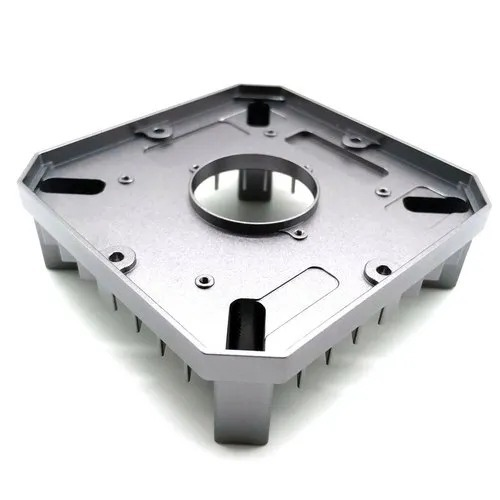
#> input picture data/industrial-die-casting-components-648.jpg, 500 x 500 px, found by its file name
$ python shape_count.py
#> lines starting #> are read from the running program, lines starting #| are printed output that depends on the picture; after the words box and inside, x2 and y2 are one past the last pixel; in counts of white or black regions, pixels touching at a corner belong together
import numpy as np
import cv2

# Load Image
img = cv2.imread('data\\industrial-die-casting-components-648.jpg')
#> img is the input picture: shape (500, 500, 3); mean B, G, R 216.8, 216, 215.9
imgGry = cv2.cvtColor(img, cv2.COLOR_BGR2GRAY)

# Thresholding
ret , thrash = cv2.threshold(imgGry, 240 , 255, cv2.THRESH_BINARY)
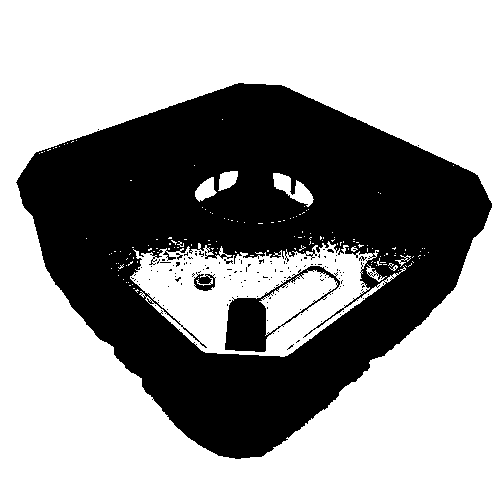
#> thrash: shape (500, 500); 61.6% white; 135 black regions (130 under 20 px)
contours , hierarchy = cv2.findContours(thrash, cv2.RETR_TREE, cv2.CHAIN_APPROX_SIMPLE)
#> contours = 480 contours, 455 with area under 20; largest, box (x1, y1, x2, y2) and area: (0, 0, 500, 500) 249001, (15, 82, 493, 460) 114138, (130, 241, 406, 357) 18540, (224, 265, 341, 353) 2694, (273, 173, 314, 207) 544

# Dictionary to Store Counts
shape_count = {
    'Triangle': 0,
    'Square': 0,
    'Rectangle': 0,
    'Pentagon': 0,
    'Circle': 0
}

# Loop over contours
for contour in contours:
    approx = cv2.approxPolyDP(contour, 0.01 * cv2.arcLength(contour, True), True)
    cv2.drawContours(img, [approx], 0, (0, 0, 255), 2)

    x = approx.ravel()[0]
    y = approx.ravel()[1] - 5

    sides = len(approx)

    if sides == 3:
        shape_name = "Triangle"
    elif sides == 4:
        x_, y_, w, h = cv2.boundingRect(approx)
        aspectRatio = float(w) / h
        if 0.95 <= aspectRatio < 1.05:
            shape_name = "Square"
        else:
            shape_name = "Rectangle"
    elif sides == 5:
        shape_name = "Pentagon"
    else:
        shape_name = "Circle"

    shape_count[shape_name] += 1
    cv2.putText(img, shape_name, (x, y), cv2.FONT_HERSHEY_COMPLEX, 0.5, (0, 0, 0))
#> this loop made 480 passes
#> (contour, approx, x, y, sides, x_, y_, w) on pass 58: ([[419, 255], [418, 256], [419, 255], [420, 255]], [[420, 255], [419, 255], [418, 256], [419, 255]], 420, 250, 4, 418, 255, 3)
#> (approx, x, y, sides, x_, y_, w, h) on passes 1, 2, 3, 4, 19, 26: ([[0, 0], [0, 499], [499, 499], [499, 0]], 0, -5, 4, 0, 0, 500, 500), ([[151, 399], [152, 398], [153, 399], [152, 400]], 151, 394, 4, 151, 398, 3, 3), ([[417, 145], [418, 144], [419, 145], [418, 146]], 417, 140, 4, 417, 144, 3, 3), ([[97, 129], [98, 128], [99, 129], [98, 130]], 97, 124, 4, 97, 128, 3, 3), ([[392, 269], [393, 268], [394, 269], [393, 270]], 392, 264, 4, 392, 268, 3, 3), ([[380, 278], [381, 277], [382, 278], [381, 279]], 380, 273, 4, 380, 277, 3, 3)
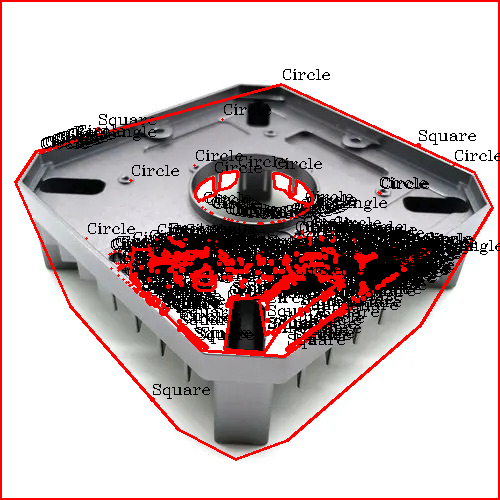
#> img: shape (500, 500, 3); 16.26% of pixels changed, all inside (x1, y1, x2, y2) = (0, 0, 500, 500)
#> after the loop, shape_count = {'Triangle': 4, 'Square': 206, 'Rectangle': 8, 'Pentagon': 1, 'Circle': 261}

# Display Count on Image
y0 = 20
for shape, count in shape_count.items():
    text = f"{shape} : {count}"
    cv2.putText(img, text, (10, y0), cv2.FONT_HERSHEY_COMPLEX, 0.6, (255, 0, 0), 1)
    y0 += 20
#> this loop made 5 passes
#> (shape, count, text, y0) on passes 1 to 5: ('Triangle', 4, 'Triangle : 4', 40), ('Square', 206, 'Square : 206', 60), ('Rectangle', 8, 'Rectangle : 8', 80), ('Pentagon', 1, 'Pentagon : 1', 100), ('Circle', 261, 'Circle : 261', 120)
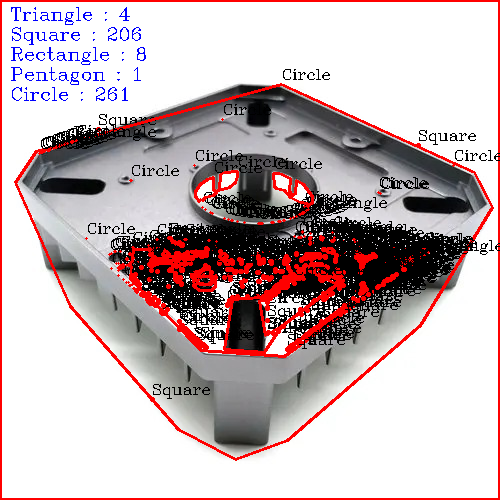
#> img: shape (500, 500, 3); 0.69% of pixels changed, all inside (x1, y1, x2, y2) = (11, 7, 146, 101)
#> after the loop, y0 = 120

# Show Result
cv2.imshow("Shape Detection & Counting", img)
cv2.waitKey(0)
cv2.destroyAllWindows()

$ run again, with data/square.jpg copied over data/industrial-die-casting-components-648.jpg
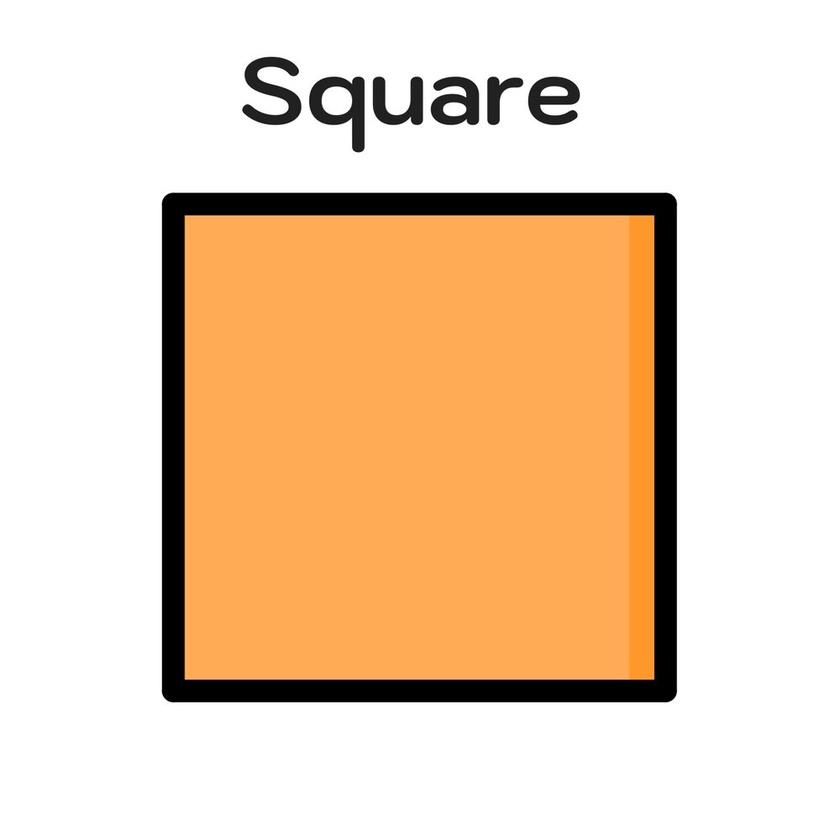
#> input picture data/square.jpg, 840 x 840 px, shrunk from 1000 x 1000 before the run, found by its file name
#> img is the input picture: shape (840, 840, 3); mean B, G, R 183.1, 209.9, 236.1
#> `ret , thrash = cv2.threshold(imgGry, 240 , 255, cv2.THRESH_BINARY)`:
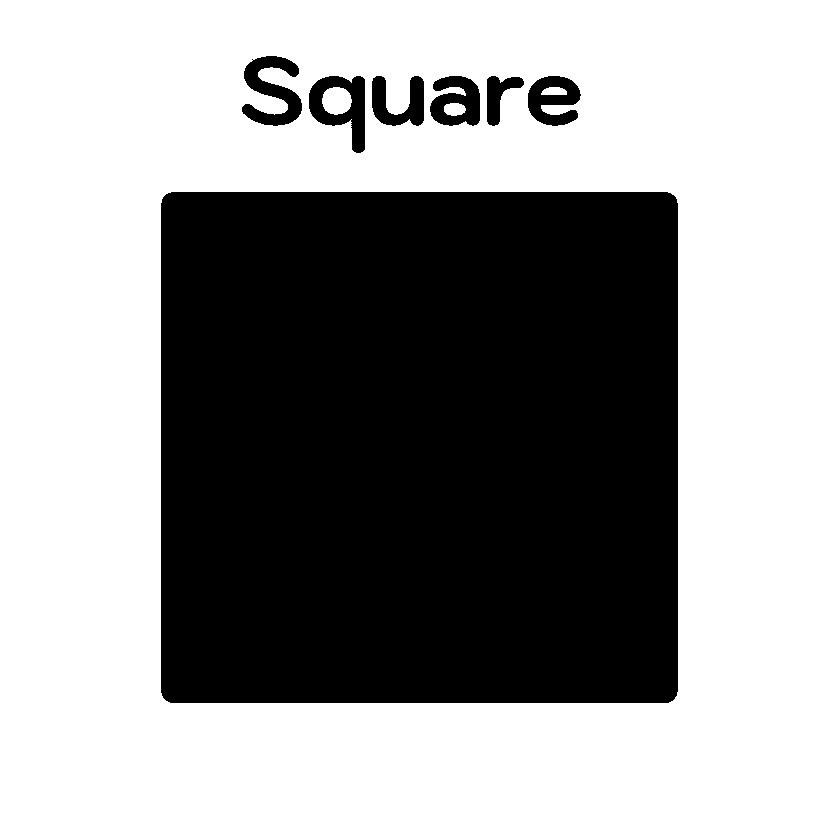
#> thrash: shape (840, 840); 61.1% white; 7 black regions
#> contours = 12 contours, 1 with area under 20; largest, box (x1, y1, x2, y2) and area: (0, 0, 840, 840) 703921, (160, 191, 679, 704) 265053, (308, 75, 366, 154) 2935, (241, 55, 303, 127) 2320, (429, 75, 481, 127) 2054
#> the loop `for contour in contours:` made 12 passes
#> (approx, x, y, sides, x_, y_, w, h) on passes 1, 2, 11: ([[0, 0], [0, 839], [839, 839], [839, 0]], 0, -5, 4, 0, 0, 840, 840), ([[162, 197], [673, 194], [675, 698], [166, 701]], 162, 192, 4, 162, 194, 514, 508), ([[251, 59], [252, 58], [253, 59], [252, 60]], 251, 54, 4, 251, 58, 3, 3)
#> after the loop `for contour in contours:`: shape_count = {'Triangle': 0, 'Square': 3, 'Rectangle': 0, 'Pentagon': 0, 'Circle': 9}
#> the loop `for shape, count in shape_count.items():` made 5 passes
#> (shape, count, text, y0) on passes 1 to 5: ('Triangle', 0, 'Triangle : 0', 40), ('Square', 3, 'Square : 3', 60), ('Rectangle', 0, 'Rectangle : 0', 80), ('Pentagon', 0, 'Pentagon : 0', 100), ('Circle', 9, 'Circle : 9', 120)
#> after the loop `for shape, count in shape_count.items():`:
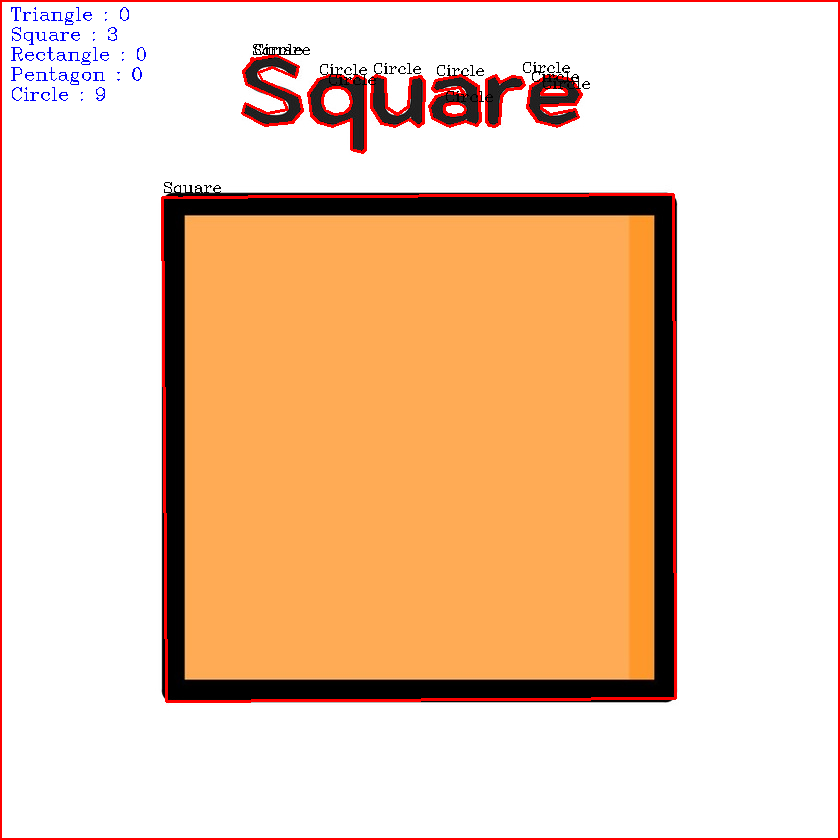
#> img: shape (840, 840, 3); mean B, G, R 178.9, 205.1, 237.7
#> after the loop `for shape, count in shape_count.items():`: y0 = 120

$ run again, with data/4_circles.jpeg copied over data/industrial-die-casting-components-648.jpg
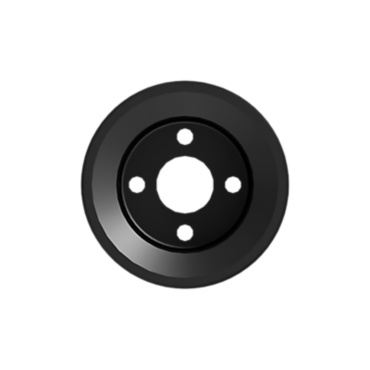
#> input picture data/4_circles.jpeg, 370 x 370 px, found by its file name
#> img is the input picture: shape (370, 370, 3); min 0, max 255, mean 208.2
#> `ret , thrash = cv2.threshold(imgGry, 240 , 255, cv2.THRESH_BINARY)`:
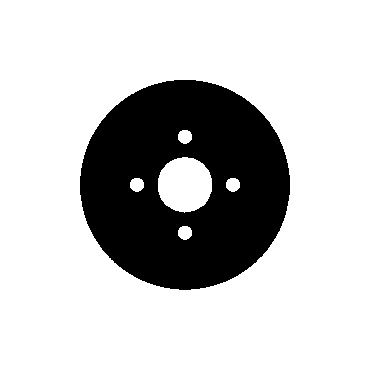
#> thrash: shape (370, 370); 77% white; 1 black region
#> contours = 7 contours; box (x1, y1, x2, y2) and area: (0, 0, 370, 370) 136161, (79, 79, 291, 291) 34848, (158, 157, 212, 213) 2298, (178, 226, 192, 240) 138, (226, 178, 240, 192) 138, (130, 178, 144, 192) 138, (178, 130, 192, 144) 138
#> the loop `for contour in contours:` made 7 passes
#> (approx, x, y, sides, x_, y_, w, h) on pass 1: ([[0, 0], [0, 369], [369, 369], [369, 0]], 0, -5, 4, 0, 0, 370, 370)
#> after the loop `for contour in contours:`: shape_count = {'Triangle': 0, 'Square': 1, 'Rectangle': 0, 'Pentagon': 0, 'Circle': 6}
#> the loop `for shape, count in shape_count.items():` made 5 passes
#> (shape, count, text, y0) on passes 1 to 5: ('Triangle', 0, 'Triangle : 0', 40), ('Square', 1, 'Square : 1', 60), ('Rectangle', 0, 'Rectangle : 0', 80), ('Pentagon', 0, 'Pentagon : 0', 100), ('Circle', 6, 'Circle : 6', 120)
#> after the loop `for shape, count in shape_count.items():`:
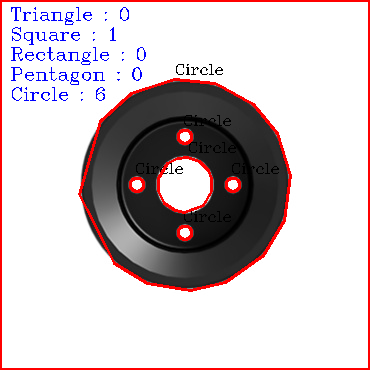
#> img: shape (370, 370, 3); mean B, G, R 198.4, 195.5, 206.5
#> after the loop `for shape, count in shape_count.items():`: y0 = 120
